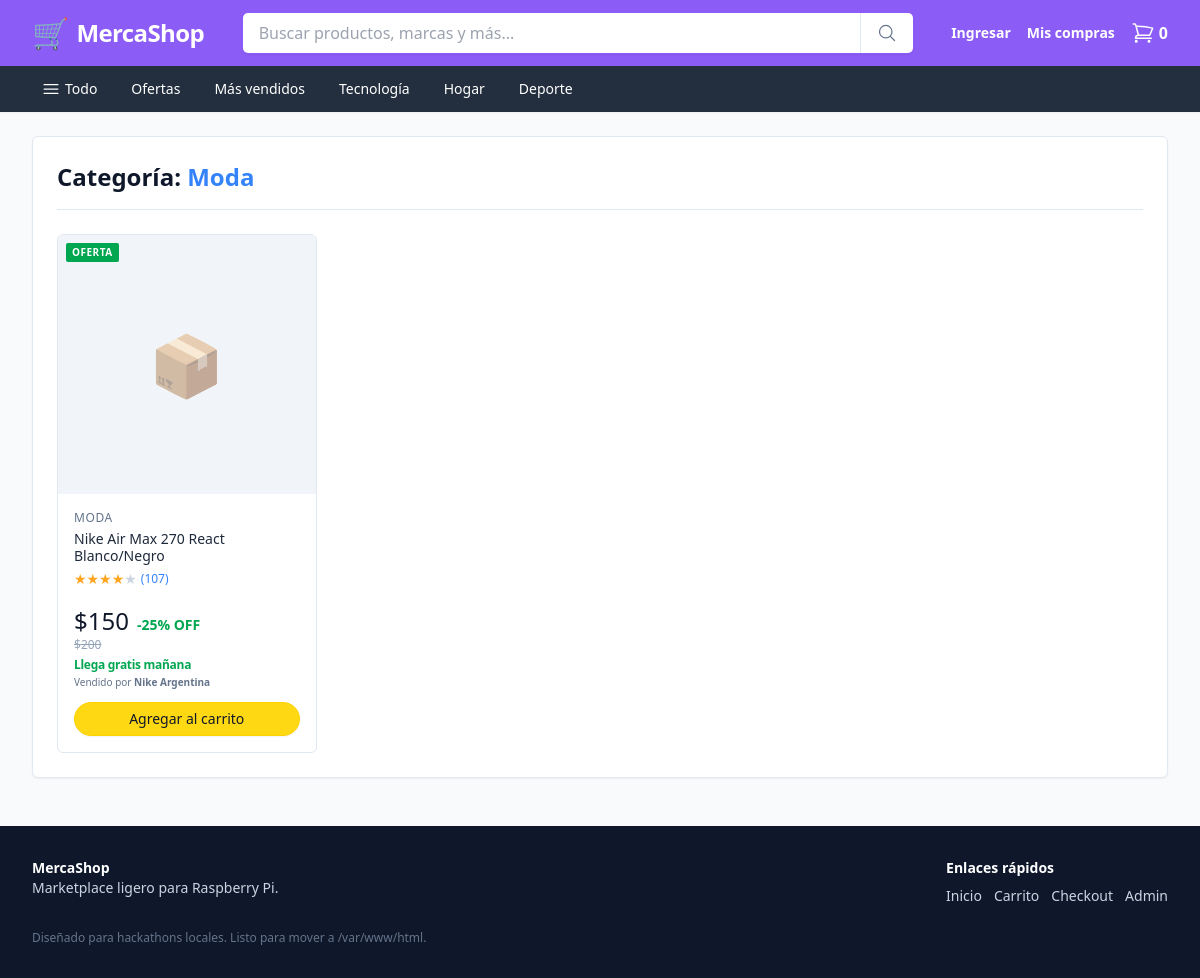
The page /categoria.php?slug=moda on the database as committed earlier.
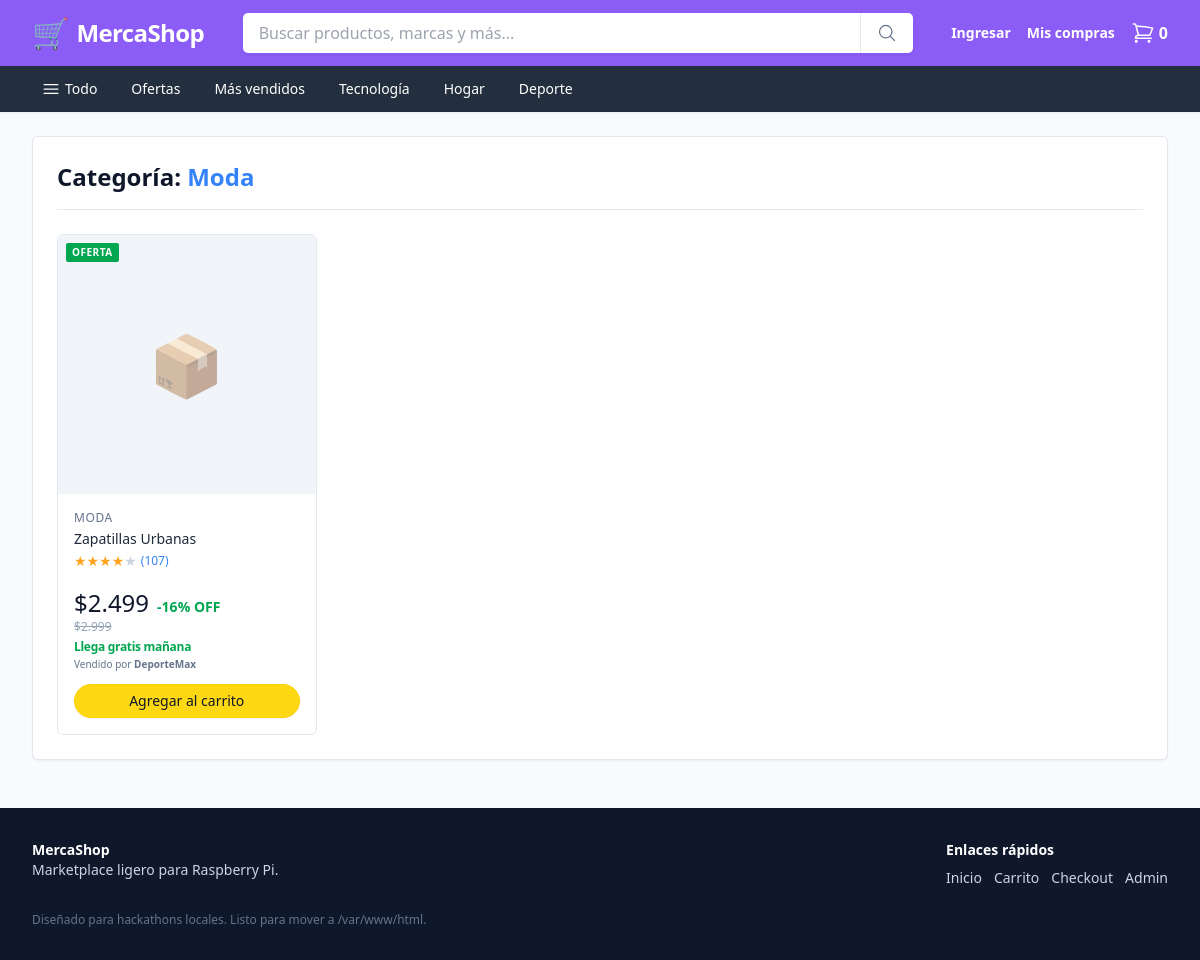
The same page on the database as committed later.
### tables this page shows
CREATE TABLE IF NOT EXISTS productos (
    id INT AUTO_INCREMENT PRIMARY KEY,
    categoria_id INT NOT NULL,
    nombre VARCHAR(200) NOT NULL,
    descripcion TEXT,
    precio DECIMAL(10,2) NOT NULL DEFAULT 0.00,
    precio_original DECIMAL(10,2) DEFAULT NULL,
    descuento INT NOT NULL DEFAULT 0,
    stock INT NOT NULL DEFAULT 0,
    vendedor VARCHAR(120) NOT NULL DEFAULT 'MercaShop',
    imagen VARCHAR(255) DEFAULT NULL,
    badge VARCHAR(50) DEFAULT NULL,
    creado_en TIMESTAMP DEFAULT CURRENT_TIMESTAMP,
    FOREIGN KEY (categoria_id) REFERENCES categorias(id) ON DELETE RESTRICT ON UPDATE CASCADE
);

CREATE TABLE IF NOT EXISTS categorias (
    id INT AUTO_INCREMENT PRIMARY KEY,
    nombre VARCHAR(80) NOT NULL,
    slug VARCHAR(80) NOT NULL UNIQUE,
    creado_en TIMESTAMP DEFAULT CURRENT_TIMESTAMP
);

### categoria.php (the view, shortened to what this page needs)
<?php
require_once 'config.php';
$slug = $_GET['slug'] ?? '';
$categoria = null;
$productos = [];
if ($slug) {
    $stmt = $pdo->prepare("SELECT * FROM categorias WHERE slug = ?");
    $stmt->execute([$slug]);
    $categoria = $stmt->fetch();
    if ($categoria) {
        $stmt = $pdo->prepare("SELECT p.*, c.nombre as categoria_nombre FROM productos p LEFT JOIN categorias c ON p.categoria_id = c.id WHERE c.slug = ?");
        $stmt->execute([$slug]);
        $productos = $stmt->fetchAll();
    }
}
require_once 'includes/header.php';
?>
<div class="space-y-6 bg-white p-6 rounded-md shadow-sm border border-slate-200 mb-6">
  <div class="border-b border-slate-200 pb-4 mb-4 flex items-center justify-between">
    <div>
      <h2 class="text-2xl font-bold text-slate-900">
        <?php if ($categoria): ?>
          Categoría: <span class="text-[#3483fa]"><?= htmlspecialchars($categoria['nombre']) ?></span>
        <?php else: ?>
          Categoría no encontrada
        <?php endif; ?>
      </h2>
    </div>
  </div>
  <?php if ($categoria): ?>
    <?php if (count($productos) > 0): ?>
      <section class="grid gap-4 grid-cols-1 sm:grid-cols-2 lg:grid-cols-4 xl:grid-cols-5">
        <?php foreach ($productos as $product): ?>
          <article class="group bg-white rounded-md border border-slate-200 hover:shadow-lg transition-shadow overflow-hidden flex flex-col relative">
            <a href="product.php?id=<?= intval($product['id']) ?>" class="block aspect-square bg-slate-100 relative">
              <div class="absolute inset-0 flex items-center justify-center text-6xl opacity-50">📦</div>
              <?php if ($product['badge']): ?>
                <span class="absolute top-2 left-2 bg-[#00a650] text-white text-[10px] font-bold px-1.5 py-0.5 rounded-sm uppercase tracking-wider">Oferta</span>
              <?php endif; ?>
            </a>
            <div class="p-4 flex flex-col flex-1 border-t border-slate-100">
              <div class="flex items-center gap-1 mb-1">
                <span class="text-xs text-slate-500 uppercase tracking-wider"><?= htmlspecialchars($product['categoria_nombre']) ?></span>
              </div>
              <a href="product.php?id=<?= intval($product['id']) ?>">
                <h2 class="text-sm font-normal text-slate-800 leading-tight line-clamp-2 hover:text-[#3483fa]"><?= htmlspecialchars($product['nombre']) ?></h2>
              </a>
              <div class="flex items-center mt-1 mb-2">
                <div class="flex text-[#ffa41c] text-sm">★★★★<span class="text-slate-300">★</span></div>
                <span class="text-xs text-[#3483fa] ml-1">(<?= rand(10, 500) ?>)</span>
              </div>
              <div class="mt-auto pt-2">
                <div class="flex items-baseline gap-2">
                  <span class="text-2xl font-light text-slate-900">$<?= number_format($product['precio'], 0, ',', '.') ?></span>
                  <?php if ($product['descuento']): ?>
                    <span class="text-sm text-[#00a650] font-semibold">-<?= $product['descuento'] ?>% OFF</span>
                  <?php endif; ?>
                </div>
                <?php if ($product['precio_original'] && $product['precio_original'] > $product['precio']): ?>
                  <p class="text-xs text-slate-400 line-through">$<?= number_format($product['precio_original'], 0, ',', '.') ?></p>
                <?php endif; ?>
                <p class="text-xs font-semibold text-[#00a650] mt-1 tracking-tight">Llega gratis mañana</p>
                <p class="text-[10px] text-slate-500 mt-0.5">Vendido por <b><?= htmlspecialchars($product['vendedor']) ?></b></p>
                <form method="POST" class="mt-3">
                  <button type="submit" class="w-full rounded-full bg-[#ffd814] hover:bg-[#F7CA00] border border-[#FCD200] py-1.5 text-sm text-slate-900 shadow-sm transition-colors cursor-pointer">
                    Agregar al carrito
                  </button>
                </form>
              </div>
            </div>
          </article>
        <?php endforeach; ?>
      </section>
    <?php else: ?>
      <div class="p-8 text-center text-slate-600">No hay productos en esta categoría por el momento.</div>
    <?php endif; ?>
  <?php else: ?>
    <div class="p-8 text-center text-slate-600">La categoría que buscas no existe o fue eliminada.</div>
  <?php endif; ?>
</div>
<?php require_once 'includes/footer.php'; ?>

Rows that differ between the two databases and show on the page:
changed productos "MODA": nombre "Nike Air Max 270 React Blanco/Negro" → "Zapatillas Urbanas"; precio "150" → "2.499"; descuento "25" → "16"; precio_original "200" → "2.999"; vendedor "Nike Argentina" → "DeporteMax"
